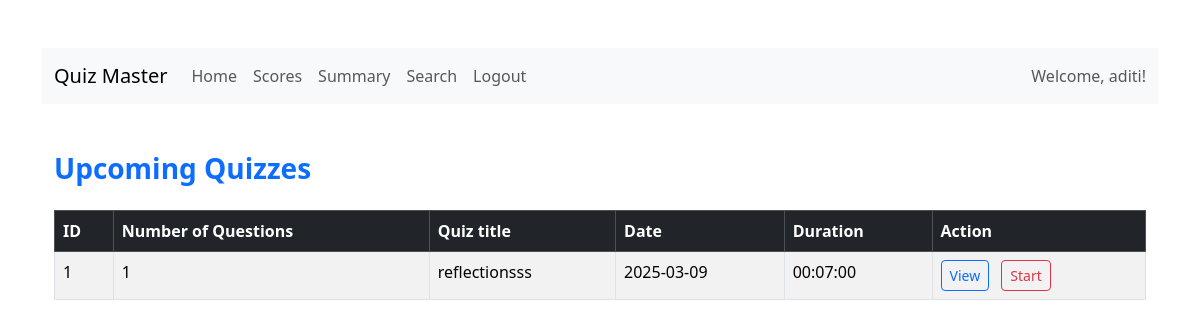
/dashboard/user/2, run on the app's committed database.
### models/user.py (models this page shows)
class User(db.Model,UserMixin):
    id = db.Column(db.Integer, primary_key=True, autoincrement=True)
    email = db.Column(db.String(150), unique=True, nullable=False)
    password = db.Column(db.String(150), nullable=False)
    fullname = db.Column(db.String(150), nullable=False)
    qualification = db.Column(db.String(150))
    dob = db.Column(db.Date)
    role=db.Column(db.String(150),nullable=False,default="user")

### models/quiz.py (models this page shows)
class Quiz(db.Model):
    id = db.Column(db.Integer, primary_key=True)
    chapter_id = db.Column(db.Integer, db.ForeignKey('chapter.id'), nullable=False)
    quizdate = db.Column(db.Date)
    quizduration = db.Column(db.Time)
    quizname=db.Column(db.String(150), nullable=False,unique=True)
    questions = db.relationship('Question', backref='quiz', lazy=True)
    @hybrid_property
    def noofquestions(self):
        return len(self.questions)

### app.py (the view)
@app.route("/dashboard/user/<int:id>", methods=["GET", "POST"])
def userdashboard(id):
    user=User.query.filter_by(id=id).first()
    name=user.fullname
    return render_template(
        "userdashboard.html",
        quizzes=Quiz.query.filter(Quiz.quizdate >= date.today()).all(),
        user=user,
        id=id,name=name
    )

### templates/userdashboard.html (shortened to what this page needs)
{% extends "base.html" %}
{% block content %}
<nav class="navbar navbar-expand-lg navbar-light bg-light">
    <div class="container-fluid">
      <a class="navbar-brand" href="{{ url_for('userdashboard', id=user.id) }}">Quiz Master</a>
      <div class="collapse navbar-collapse">
        <ul class="navbar-nav me-auto mb-2 mb-lg-0">
          <li class="nav-item"><a class="nav-link" href="{{ url_for('userdashboard', id=user.id) }}">Home</a></li>
          <li class="nav-item"><a class="nav-link" href="{{ url_for('userscores', id=user.id) }}">Scores</a></li>
          <li class="nav-item"><a class="nav-link" href="{{ url_for('usersummary', id=user.id) }}">Summary</a></li>
          <li class="nav-item"><a class="nav-link" href="{{ url_for('usersearch', id=user.id) }}">Search</a></li>
          <li class="nav-item"><a class="nav-link" href="{{ url_for('logout') }}">Logout</a></li>
        </ul>
        <span class="navbar-text ms-auto">Welcome, {{ user.fullname }}!</span>
      </div>
    </div>
  </nav>
<div class="container my-5">
    <h3 class="mb-4 text-primary fw-bold">Upcoming Quizzes</h3>
    <div class="table-responsive">
        <table class="table table-striped table-hover table-bordered">
            <thead class="table-dark">
                <tr>
                    <th scope="col">ID</th>
                    <th scope="col">Number of Questions</th>
                    <th scope="col">Quiz title</th>
                    <th scope="col">Date</th>
                    <th scope="col">Duration</th>
                    <th scope="col">Action</th>
                </tr>
            </thead>
            <tbody>
                {% for quiz in quizzes %}
                <tr>
                    <td>{{ quiz.id }}</td>
                    <td>{{quiz.noofquestions}}</td>
                    <td>{{quiz.quizname}}</td>
                    <td>{{ quiz.quizdate}}</td>
                    <td>{{ quiz.quizduration }}</td>
                    <td>
                        <button type="button" onclick="location.href='{{ url_for('userviewquiz', id=user.id,quizid=quiz.id) }}'" class="btn btn-outline-primary btn-sm me-2">View</button>
                        <button type="button" onclick="location.href='{{ url_for('userstartquiz', id=user.id,quizid=quiz.id) }}'" class="btn btn-outline-danger btn-sm">Start</button>
                    </td>
                </tr>
                {% endfor %}
            </tbody>
        </table>
    </div>
{% endblock %}

### data on the page
User: fullname "aditi"
Quiz: id "1", noofquestions "1", quizname "reflectionsss", quizdate "2025-03-09", quizduration "00:07:00"
